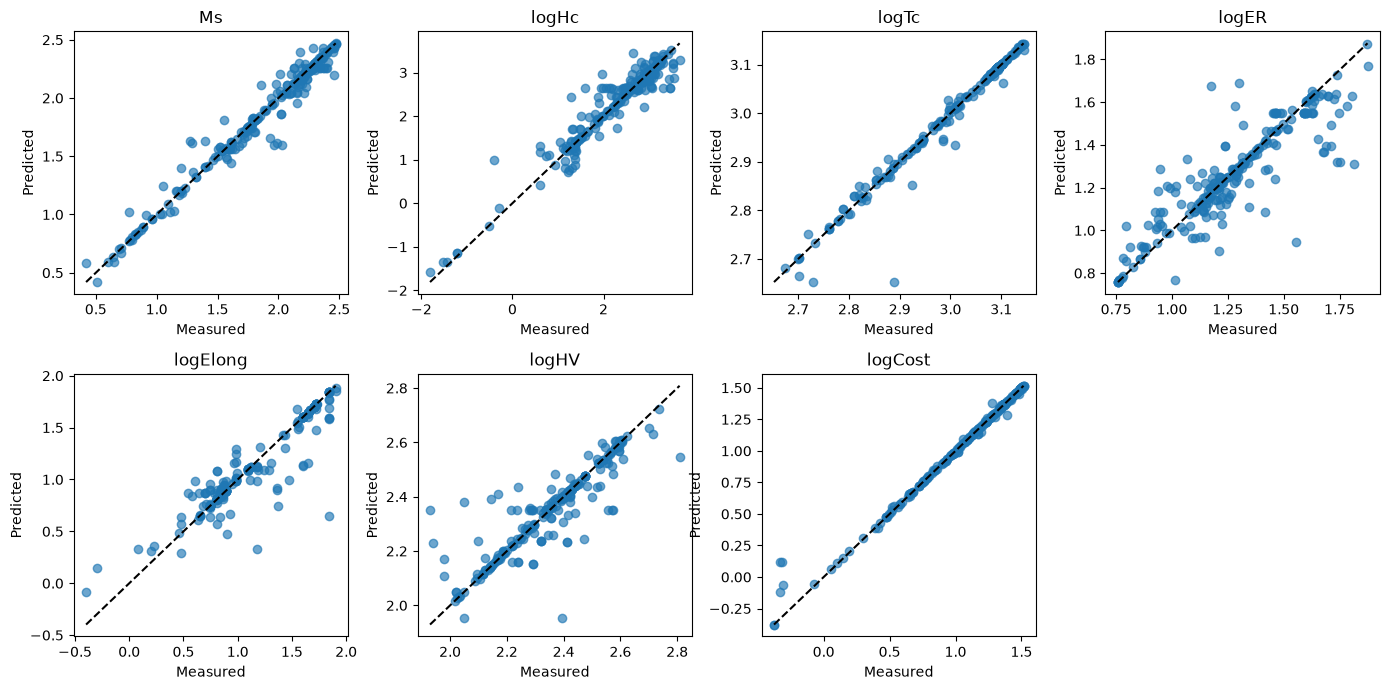
#> input picture projects/alloy-property-optimisation/assets/test-predictions.png, 1390 x 690 px
$ python -i segment.py   (imports and definitions only)
#> lines starting #> are read from the running program, lines starting #| are printed output that depends on the picture; after the words box and inside, x2 and y2 are one past the last pixel; in counts of white or black regions, pixels touching at a corner belong together
"""Transparent OpenCV segmentation baseline with saved intermediate masks."""

from __future__ import annotations

from pathlib import Path

import cv2
import numpy as np


def segment_image(image_path: str | Path, kernel_size: int = 5) -> dict[str, np.ndarray | int]:
    """Segment an image with blur, Otsu thresholding, morphology, and contours."""
#> called with kernel_size = 5
    path = Path(image_path)
    if not path.is_file():
        raise FileNotFoundError(f"Could not read image: {image_path}")
    image = cv2.imread(str(path), cv2.IMREAD_COLOR)
#> image is the input picture: shape (690, 1390, 3); mean B, G, R 247.2, 245.3, 242.6
    if image is None:
        raise FileNotFoundError(f"Could not read image: {image_path}")
    if kernel_size < 3 or kernel_size % 2 == 0:
        raise ValueError("kernel_size must be an odd integer of at least 3.")

    grayscale = cv2.cvtColor(image, cv2.COLOR_BGR2GRAY)
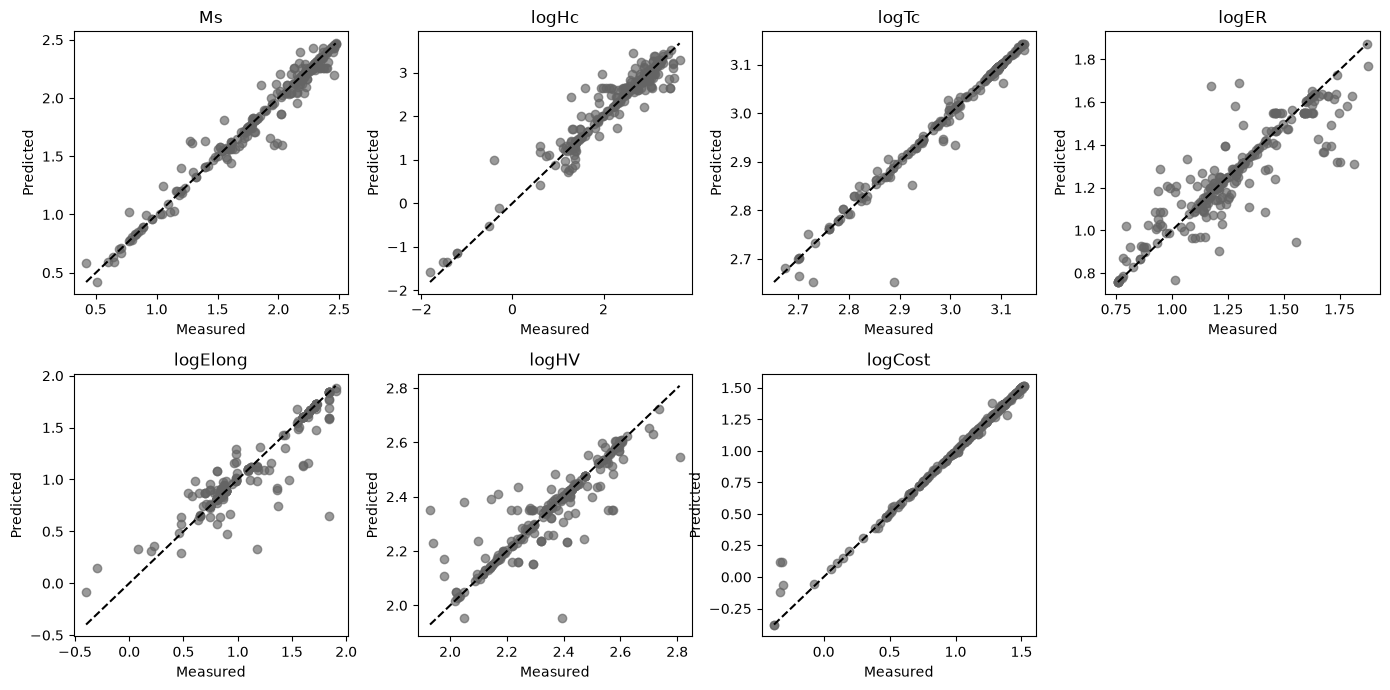
#> grayscale: shape (690, 1390); min 0, max 255, mean 244.7
    blurred = cv2.GaussianBlur(grayscale, (kernel_size, kernel_size), 0)
    _, threshold = cv2.threshold(blurred, 0, 255, cv2.THRESH_BINARY + cv2.THRESH_OTSU)
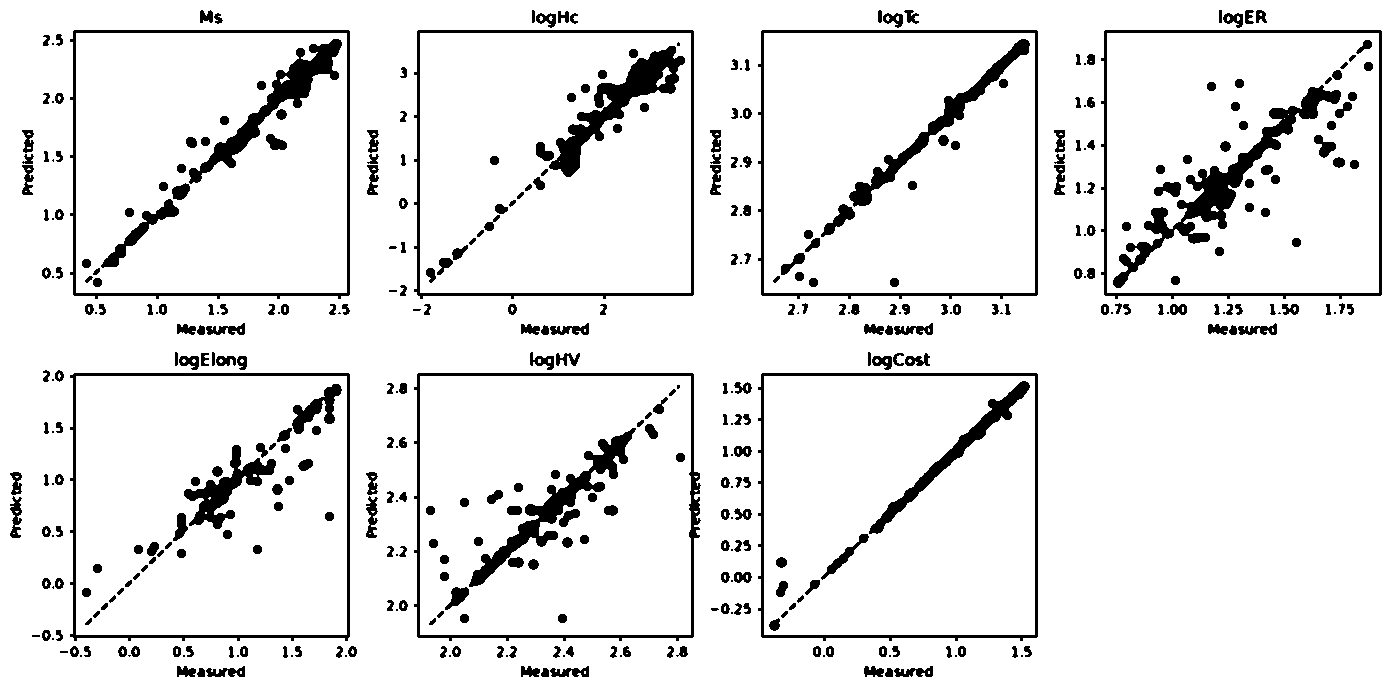
#> threshold: shape (690, 1390); 91.5% white; 438 black regions (70 under 20 px), largest, box (x1, y1, x2, y2) and area: (1113, 85, 1341, 288) 6062, (549, 46, 685, 177) 4421, (469, 428, 636, 587) 4074
    kernel = np.ones((3, 3), dtype=np.uint8)
    opened = cv2.morphologyEx(threshold, cv2.MORPH_OPEN, kernel, iterations=1)
#> opened: shape (690, 1390); 91.2% white; 287 black regions (12 under 20 px), largest, box (x1, y1, x2, y2) and area: (1113, 85, 1341, 288) 6141, (101, 39, 342, 268) 5306, (445, 428, 636, 610) 4828
    cleaned = cv2.morphologyEx(opened, cv2.MORPH_CLOSE, kernel, iterations=2)
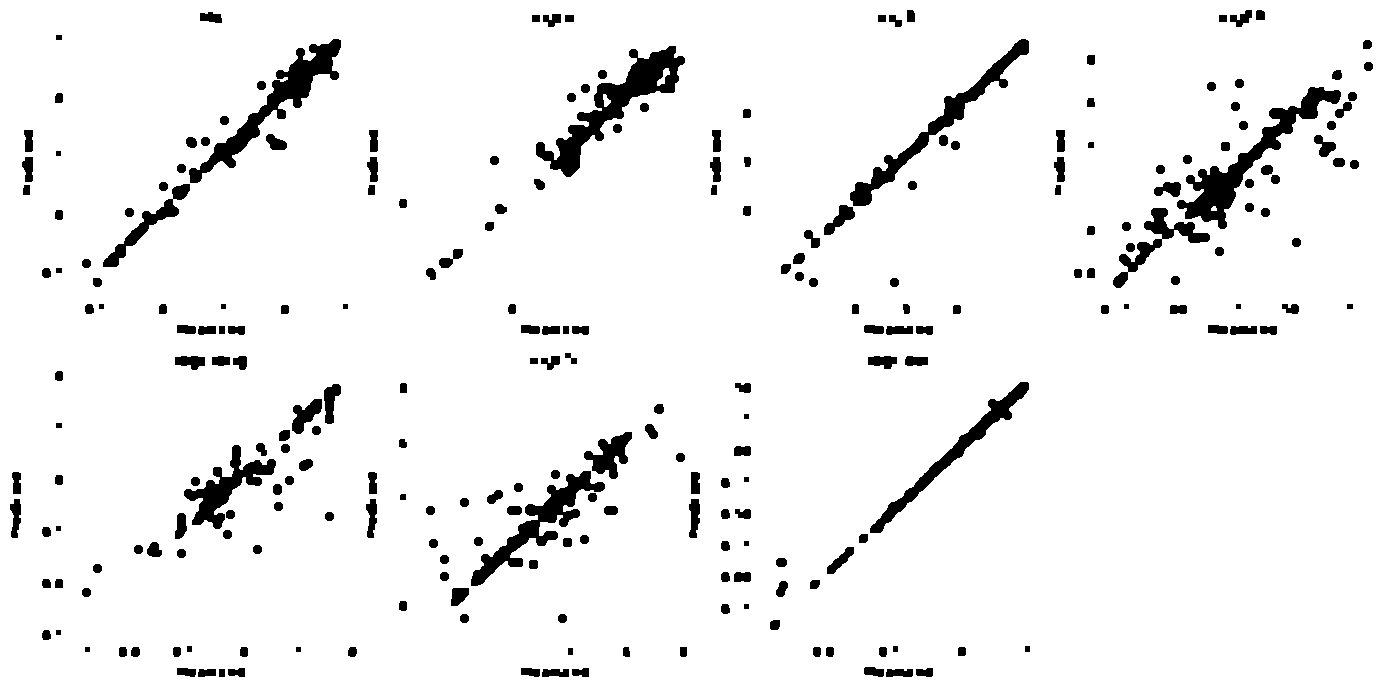
#> cleaned: shape (690, 1390); 94.5% white; 251 black regions, largest, box (x1, y1, x2, y2) and area: (536, 46, 685, 177) 4746, (1177, 87, 1341, 229) 4354, (189, 39, 341, 183) 3990
    contours, _ = cv2.findContours(cleaned, cv2.RETR_EXTERNAL, cv2.CHAIN_APPROX_SIMPLE)
#> contours = [[[0, 0], [0, 689], [1389, 689], [1389, 0]]]
    overlay = image.copy()
    cv2.drawContours(overlay, contours, -1, (0, 255, 0), 2)
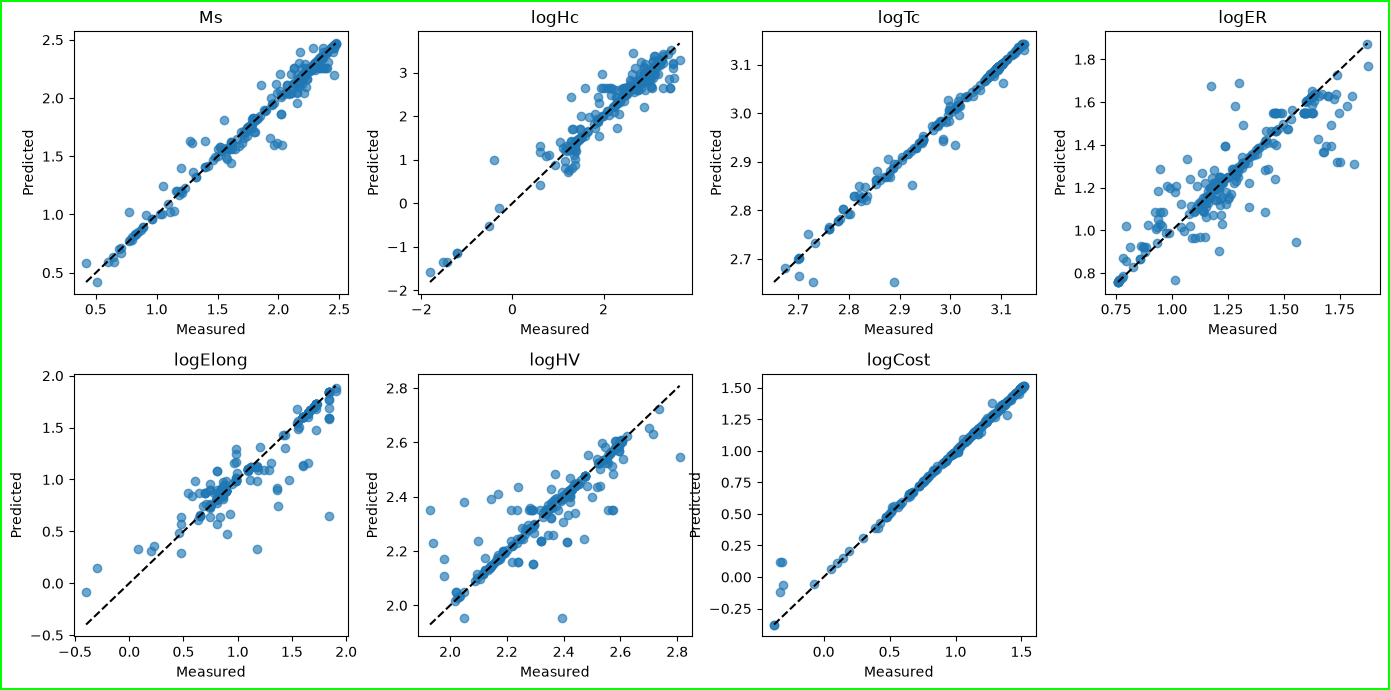
#> overlay: shape (690, 1390, 3); 0.87% of pixels changed, all inside (x1, y1, x2, y2) = (0, 0, 1390, 690)

    return {
        "grayscale": grayscale,
        "threshold": threshold,
        "cleaned_mask": cleaned,
        "contour_overlay": overlay,
        "contour_count": len(contours),
    }

>>> result = segment_image('../alloy-property-optimisation/assets/test-predictions.png')
#> result = 5 items

$ run again, on projects/alloy-property-optimisation/assets/logtc-feature-importance.png
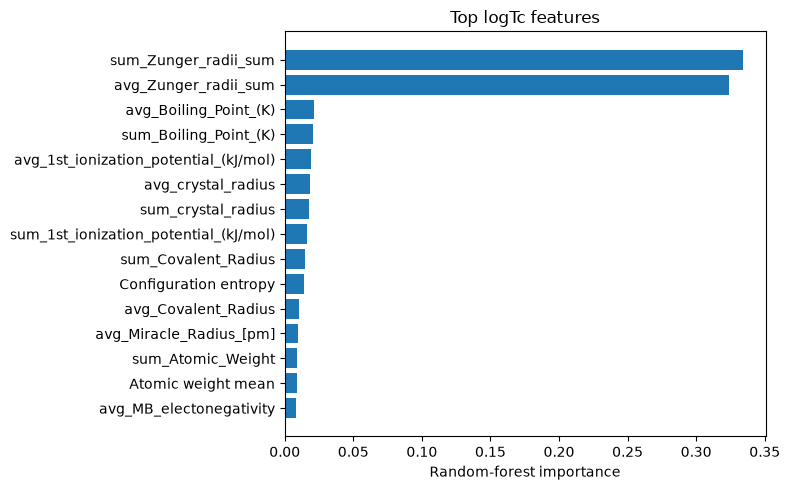
#> input picture projects/alloy-property-optimisation/assets/logtc-feature-importance.png, 790 x 490 px
#> in segment_image, image is the input picture: shape (490, 790, 3); mean B, G, R 243.5, 239.9, 234.7
#> in segment_image, `_, threshold = cv2.threshold(blurred, 0, 255, cv2.THRESH_BINARY + cv2...`:
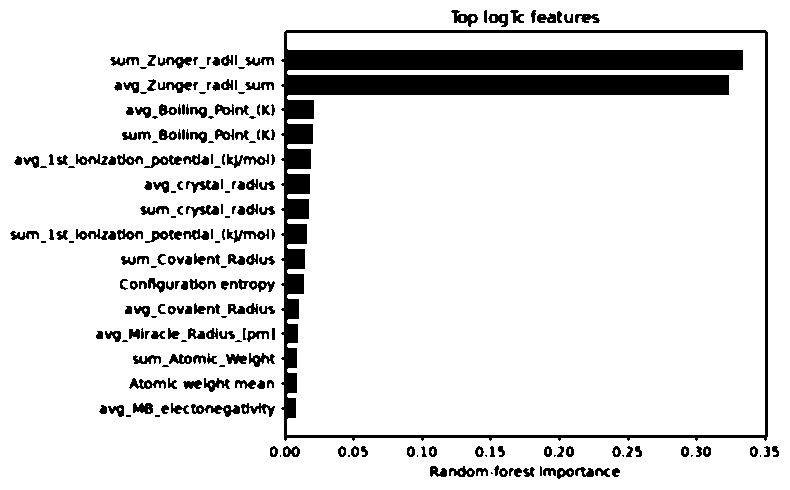
#> threshold: shape (490, 790); 88.5% white; 239 black regions (43 under 20 px), largest, box (x1, y1, x2, y2) and area: (281, 30, 768, 441) 28002, (191, 404, 240, 417) 308, (230, 279, 275, 292) 269
#> opened: shape (490, 790); 87.7% white; 120 black regions (28 under 20 px), largest, box (x1, y1, x2, y2) and area: (281, 30, 768, 441) 28002, (161, 403, 275, 417) 802, (130, 278, 216, 293) 633
#> cleaned: shape (490, 790); 90.5% white; 158 black regions, largest, box (x1, y1, x2, y2) and area: (284, 50, 743, 70) 9180, (284, 75, 729, 95) 8900, (284, 124, 313, 144) 580
#> contours = [[[0, 0], [0, 489], [789, 489], [789, 0]]]
#> in segment_image, `cv2.drawContours(overlay, contours, -1, (0, 255, 0), 2)`:
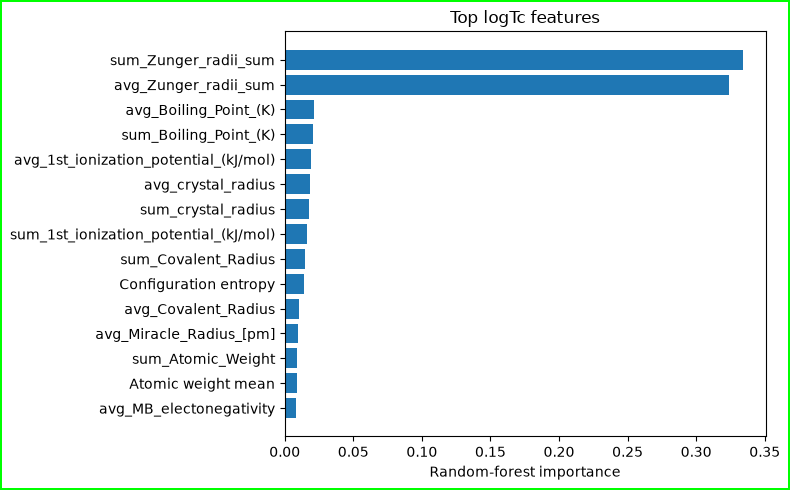
#> overlay: shape (490, 790, 3); 1.32% of pixels changed, all inside (x1, y1, x2, y2) = (0, 0, 790, 490)
#> result = 5 items
